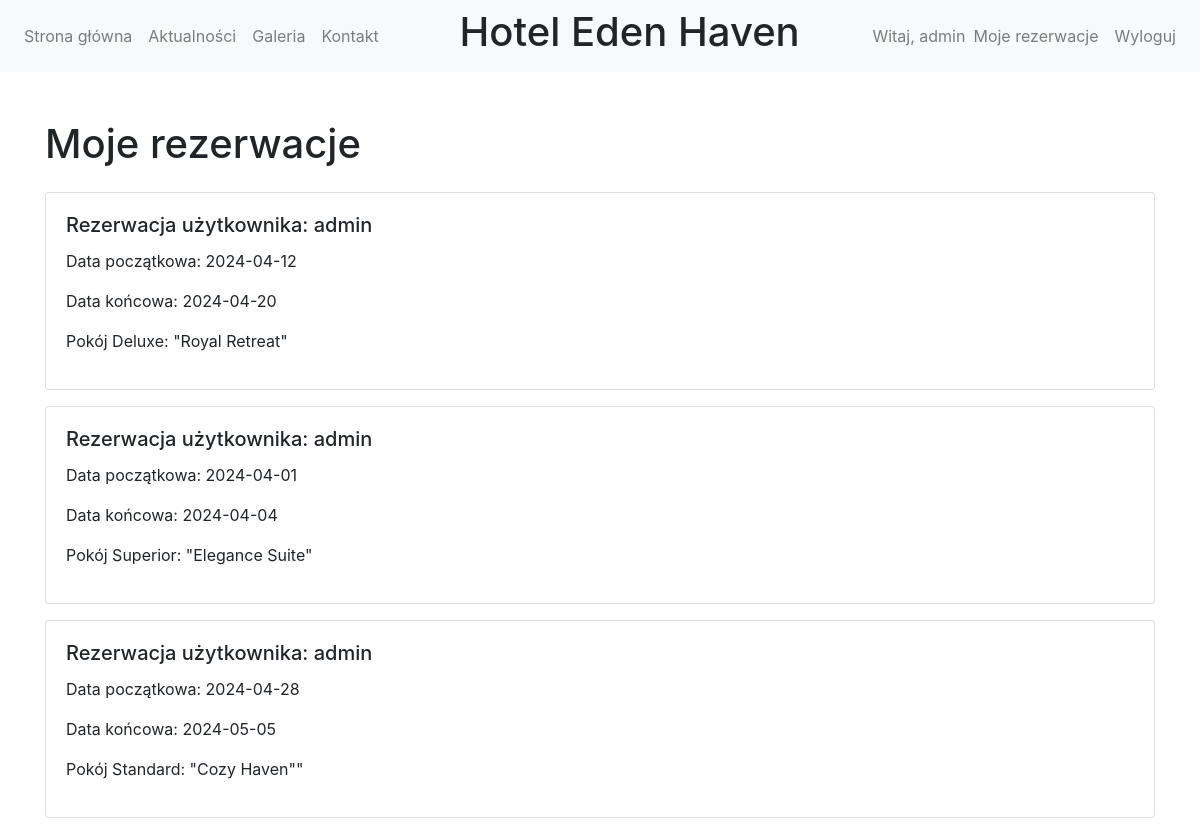
Screenshot of /my_reservations.php (signed in) with the database file from the repository.
### tables this page shows
CREATE TABLE `reservations` (
  `reservation_id` int(11) NOT NULL,
  `start_date` date NOT NULL,
  `end_date` date NOT NULL,
  `room` int(11) NOT NULL,
  `user_id` int(11) NOT NULL
);

CREATE TABLE `users` (
  `user_id` int(11) NOT NULL,
  `username` text NOT NULL,
  `password` text NOT NULL,
  `email` text NOT NULL,
  `admin` int(11) NOT NULL
);

### my_reservations.php (the view, shortened to what this page needs)
<?php
$user_id = $_SESSION['user_id'];
require 'connect.php';
$stmt = $pdo->prepare("SELECT reservations.*, users.username FROM reservations JOIN users ON reservations.user_id = users.user_id WHERE reservations.user_id = ?");
$stmt->execute([$user_id]);
$reservations = $stmt->fetchAll();
?>
<!DOCTYPE html>
<html lang="pl">
<head>
    <link rel="stylesheet" href="https://stackpath.bootstrapcdn.com/bootstrap/4.5.0/css/bootstrap.min.css">
</head>
<body>
    <header>
        <nav class="navbar navbar-expand-lg navbar-light bg-light">
            <ul class="navbar-nav mr-auto">
                <li class="nav-item"><a class="nav-link" href="index.php">Strona główna</a></li>
                <li class="nav-item"><a class="nav-link" href="news.php">Aktualności</a></li>
                <li class="nav-item"><a class="nav-link" href="gallery.php">Galeria</a></li>
                <li class="nav-item"><a class="nav-link" href="#contact">Kontakt</a></li>
            </ul>
            <h1 class="text-center">Hotel Eden Haven</h1>
            <div class="navbar-nav ml-auto">
                <?php
                if (isset($_SESSION['username'])) {
                    echo '<span class="navbar-text">Witaj, ' . $_SESSION['username'] . '</span>';
                    echo '<a class="nav-item nav-link" href="my_reservations.php">Moje rezerwacje</a>';
                    echo '<a class="nav-item nav-link" href="logout.php">Wyloguj</a>';
                } else {
                    echo '<a class="nav-item nav-link" href="register.php">Rejestracja</a>';
                    echo '<a class="nav-item nav-link" href="login.php">Logowanie</a>';
                }
                ?>
            </div>
        </nav>
    </header>
    <div class="container mt-5">
        <h1 class="mb-4">Moje rezerwacje</h1>
        <?php foreach ($reservations as $reservation): ?>
            <div class="card mb-3">
                <div class="card-body">
                    <h5 class="card-title">Rezerwacja użytkownika: <?= $reservation['username'] ?></h5>
                    <p class="card-text">Data początkowa: <?= $reservation['start_date'] ?></p>
                    <p class="card-text">Data końcowa: <?= $reservation['end_date'] ?></p>
                    <?php
                    if ($reservation['room'] == 1) {
                        echo 'Pokój Deluxe: "Royal Retreat"';
                    } elseif ($reservation['room'] == 2) {
                        echo 'Pokój Superior: "Elegance Suite"';
                    } elseif ($reservation['room'] == 3) {
                        echo 'Pokój Standard: "Cozy Haven""';
                    }
                    ?>
                </div>
            </div>
        <?php endforeach; ?>
    </div>
</body>
</html>

### rows the page displays
reservations: user.username "admin", start_date "2024-04-12", end_date "2024-04-20", room "Pokój Deluxe: \"Royal Retreat\""
reservations: user.username "admin", start_date "2024-04-01", end_date "2024-04-04", room "Pokój Superior: \"Elegance Suite\""
reservations: user.username "admin", start_date "2024-04-28", end_date "2024-05-05", room "Pokój Standard: \"Cozy Haven\"\""

### other values shown
$_SESSION['username'] "admin"
